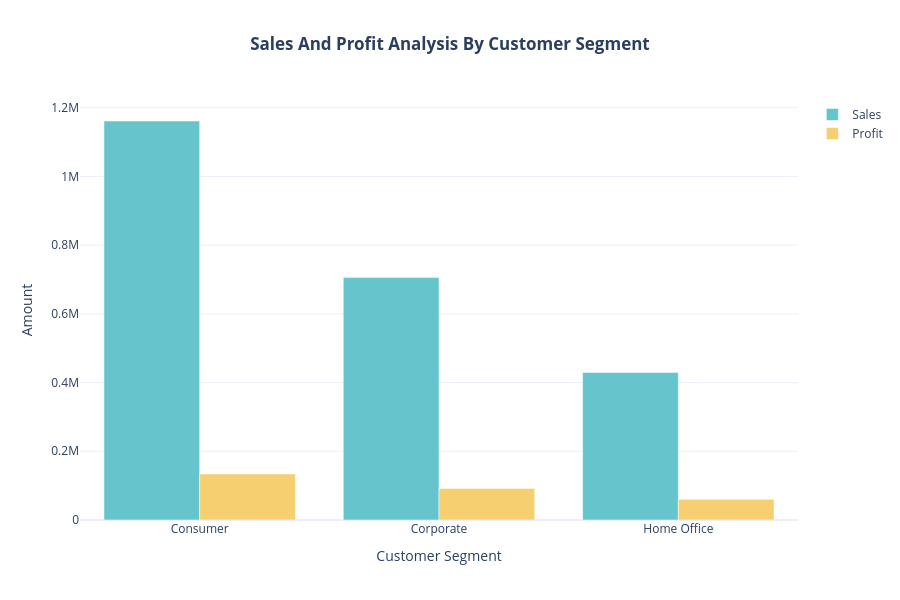

The cell this chart's notebook holds for it:
### Code cell
color_palette = colors.qualitative.Pastel

fig = go.Figure()
fig.add_trace (go.Bar(x = sales_profit_by_segment['Segment'],
                     y = sales_profit_by_segment['Sales'],
              name = 'Sales',
              marker_color = color_palette[0]))

fig.add_trace (go.Bar(x = sales_profit_by_segment['Segment'],
                     y = sales_profit_by_segment['Profit'],
              name = 'Profit',
              marker_color = color_palette[1]))
fig.update_layout(
    title = {
        'text' : '<b>Sales And Profit Analysis By Customer Segment</b>',
        'x' : 0.5,
        'xanchor'  : 'center'
    },
    xaxis_title = 'Customer Segment',
    yaxis_title = 'Amount',
    template = 'plotly_white',
    height = 600
)
fig.show()

### Figure 1 — Plotly figure (JSON) as saved in the notebook; plotly's stock layout.template omitted (floating-point values rounded to 4 significant figures)
{"data": [{"marker": {"color": "rgb(102, 197, 204)"}, "name": "Sales", "type": "bar", "x": ["Consumer", "Corporate", "Home Office"], "y": [1161000.0, 706100.0, 429700.0]}, {"marker": {"color": "rgb(246, 207, 113)"}, "name": "Profit", "type": "bar", "x": ["Consumer", "Corporate", "Home Office"], "y": [134100.0, 91980.0, 60300.0]}], "layout": {"height": 600, "title": {"text": "<b>Sales And Profit Analysis By Customer Segment</b>", "x": 0.5, "xanchor": "center"}, "xaxis": {"title": {"text": "Customer Segment"}}, "yaxis": {"title": {"text": "Amount"}}}}
